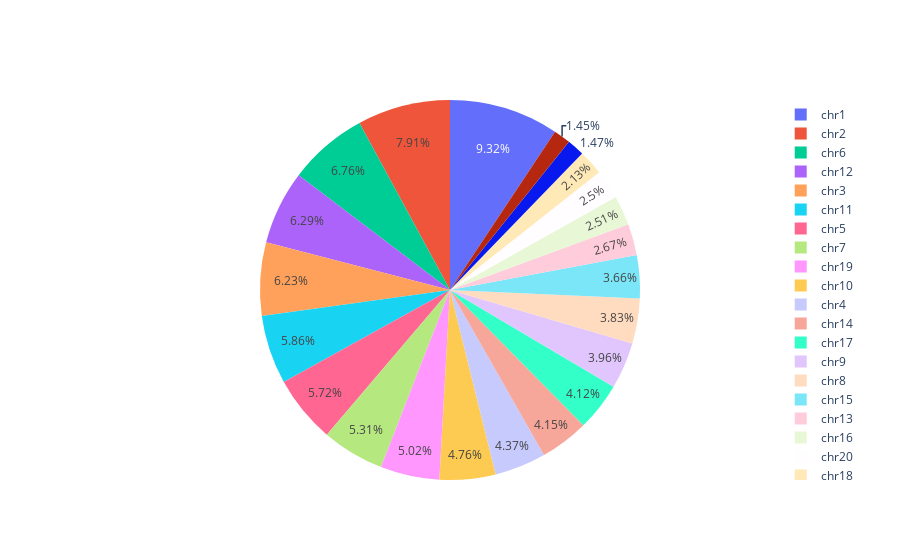

The notebook cell saved with this chart:
### Code cell
# Draw a pie diagram of the following data:
DATA = {"Hey" : 200, "A" : 1000}

fig = go.Figure()
fig.add_trace(go.Pie(labels=list(cage_counts.keys()), values=list(cage_counts.values())))
fig.show()

# save the figure as a svg file
fig.write_image("../analysis_results/cage_pie.svg")

### Figure 1 — Plotly figure (JSON) as saved in the notebook; plotly's stock layout.template omitted (floating-point values rounded to 4 significant figures)
{"data": [{"labels": ["chr10", "chr11", "chr12", "chr13", "chr14", "chr15", "chr16", "chr17", "chr18", "chr19", "chr1", "chr20", "chr21", "chr22", "chr2", "chr3", "chr4", "chr5", "chr6", "chr7", "chr8", "chr9"], "type": "pie", "values": [398, 490, 526, 223, 347, 306, 210, 344, 178, 420, 779, 209, 121, 123, 661, 521, 365, 478, 565, 444, 320, 331]}], "layout": {}}
